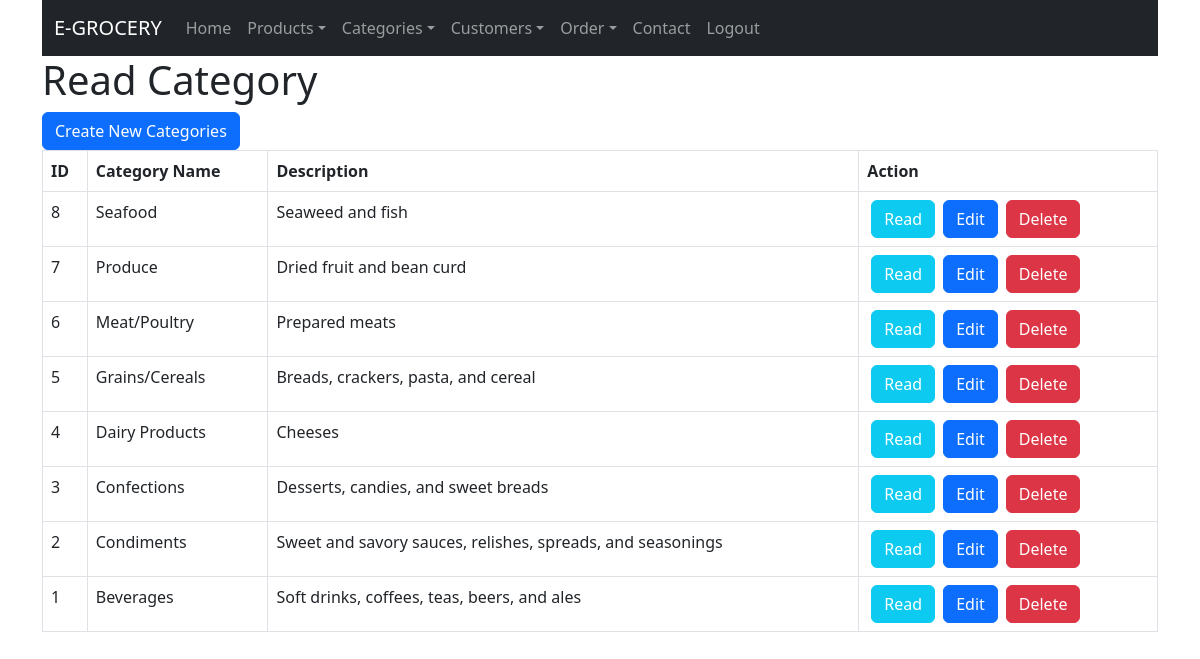
The page /category_read.php (signed in) on the database its author committed.
### tables this page shows
CREATE TABLE IF NOT EXISTS `categories` (
  `id` int NOT NULL AUTO_INCREMENT,
  `category_name` varchar(128) NOT NULL,
  `description` text NOT NULL,
  PRIMARY KEY (`id`)
);

### category_read.php (the view, shortened to what this page needs)
<!DOCTYPE HTML>
<html>
<head>
    <link href="https://cdn.jsdelivr.net/npm/bootstrap@5.3.0/dist/css/bootstrap.min.css" rel="stylesheet">
</head>
<body>
    <div class="container">
        <?php
        include 'menu/navbar.php';
        ?>
        <div class="page-header">
            <h1>Read Category</h1>
        </div>
        <?php
        include 'config/database.php';
        $query = "SELECT id, category_name, description FROM categories ";
        $query .= " ORDER BY id DESC";
        $stmt = $con->prepare($query);
        $stmt->execute();
        $num = $stmt->rowCount();
        echo "<a href='category_create.php' class='btn btn-primary m-b-1em'>Create New Categories</a>";
        if ($num > 0) {
            echo "<table class='table table-hover table-responsive table-bordered'>";
            echo "<tr>";
            echo "<th>ID</th>";
            echo "<th>Category Name</th>";
            echo "<th>Description</th>";
            echo "<th>Action</th>";
            echo "</tr>";
            while ($row = $stmt->fetch(PDO::FETCH_ASSOC)) {
                extract($row);
                echo "<tr>";
                echo "<td>{$id}</td>";
                echo "<td>{$category_name}</td>";
                echo "<td>{$description}</td>";
                echo "<td>";
                echo "<a href='category_read_one.php?id={$id}' class='btn btn-info m-r-1em text-white mx-1'>Read</a>";
                echo "<a href='category_update.php?id={$id}' class='btn btn-primary m-r-1em mx-1'>Edit</a>";
                echo "<a href='#' onclick='delete_product({$id});'  class='btn btn-danger mx-1'>Delete</a>";
                echo "</td>";
                echo "</tr>";
            }
            echo "</table>";
        } else {
            echo "<div class='alert alert-danger'>No records found.</div>";
        }
        ?>
    </div>
</body>
</html>

### rows shown on the page
categories: id "8", category_name "Seafood", description "Seaweed and fish"
categories: id "7", category_name "Produce", description "Dried fruit and bean curd"
categories: id "6", category_name "Meat/Poultry", description "Prepared meats"
categories: id "5", category_name "Grains/Cereals", description "Breads, crackers, pasta, and cereal"
categories: id "4", category_name "Dairy Products", description "Cheeses"
categories: id "3", category_name "Confections", description "Desserts, candies, and sweet breads"
categories: id "2", category_name "Condiments", description "Sweet and savory sauces, relishes, spreads, and seasonings"
categories: id "1", category_name "Beverages", description "Soft drinks, coffees, teas, beers, and ales"
